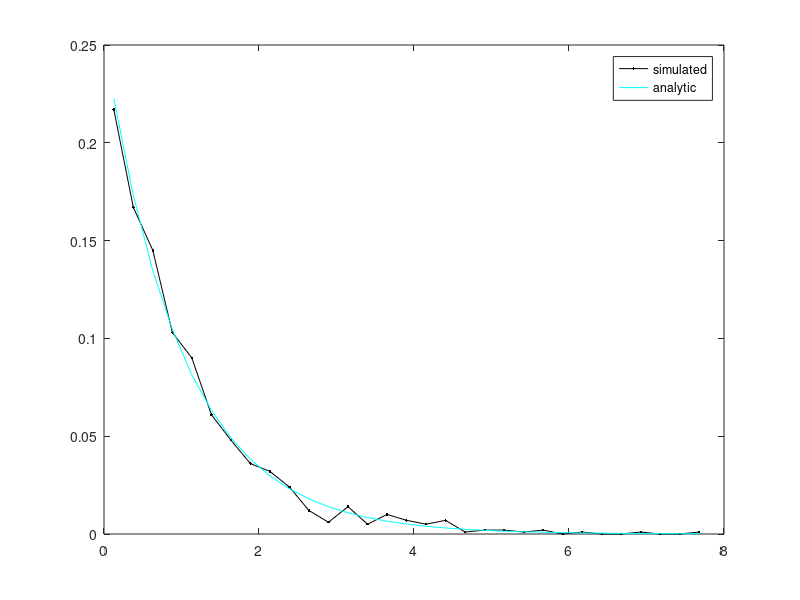
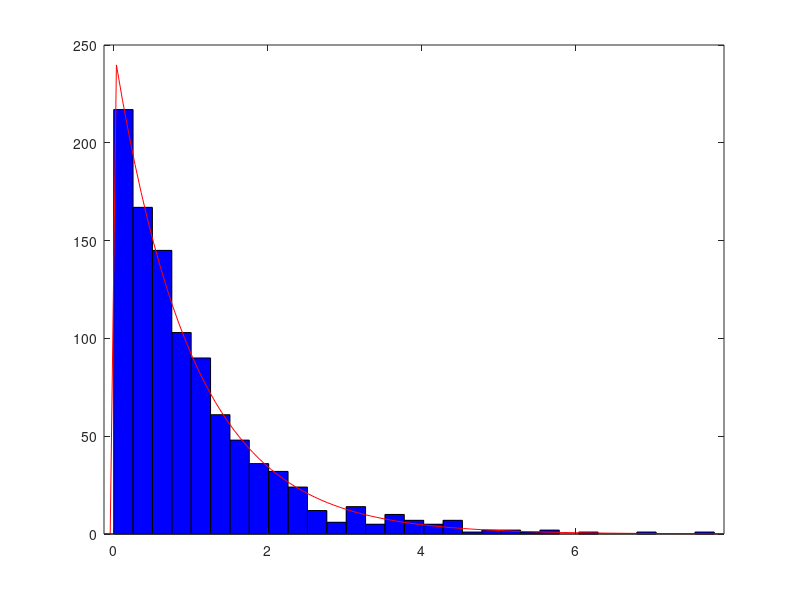

The MATLAB source for these figures, in order:
% 2-2
%% Data

clc; clear all; close all;
n = 1000;
tau = 1;
bins = floor(sqrt(n));
%% Solution

X = exprnd(tau,1000,1);

[Nx,Xy] = hist(X,bins);
ypdf = tau*exp(-tau*Xy);
ypdf = ypdf/sum(ypdf);

figure(1)
plot(Xy,Nx/n,'.-k')
hold on
plot(Xy,ypdf,'c')
legend('simulated','analytic')

figure(2)
histfit(X,bins,'exponential')